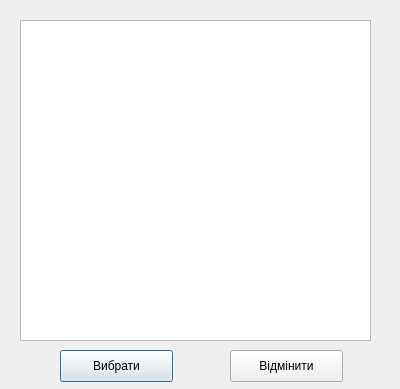
<?xml version="1.0" encoding="UTF-8"?>
<ui version="4.0">
 <class>SelectSkill</class>
 <widget class="QDialog" name="SelectSkill">
  <property name="geometry">
   <rect>
    <x>0</x>
    <y>0</y>
    <width>400</width>
    <height>389</height>
   </rect>
  </property>
  <property name="windowTitle">
   <string>Dialog</string>
  </property>
  <widget class="QTableView" name="tableViewSkill">
   <property name="geometry">
    <rect>
     <x>20</x>
     <y>20</y>
     <width>351</width>
     <height>321</height>
    </rect>
   </property>
   <property name="selectionMode">
    <enum>QAbstractItemView::MultiSelection</enum>
   </property>
   <property name="selectionBehavior">
    <enum>QAbstractItemView::SelectRows</enum>
   </property>
   <attribute name="horizontalHeaderStretchLastSection">
    <bool>true</bool>
   </attribute>
  </widget>
  <widget class="QPushButton" name="select">
   <property name="geometry">
    <rect>
     <x>60</x>
     <y>350</y>
     <width>113</width>
     <height>32</height>
    </rect>
   </property>
   <property name="text">
    <string>Вибрати</string>
   </property>
  </widget>
  <widget class="QPushButton" name="cancel">
   <property name="geometry">
    <rect>
     <x>230</x>
     <y>350</y>
     <width>113</width>
     <height>32</height>
    </rect>
   </property>
   <property name="text">
    <string>Відмінити</string>
   </property>
  </widget>
 </widget>
 <resources/>
 <connections/>
</ui>
